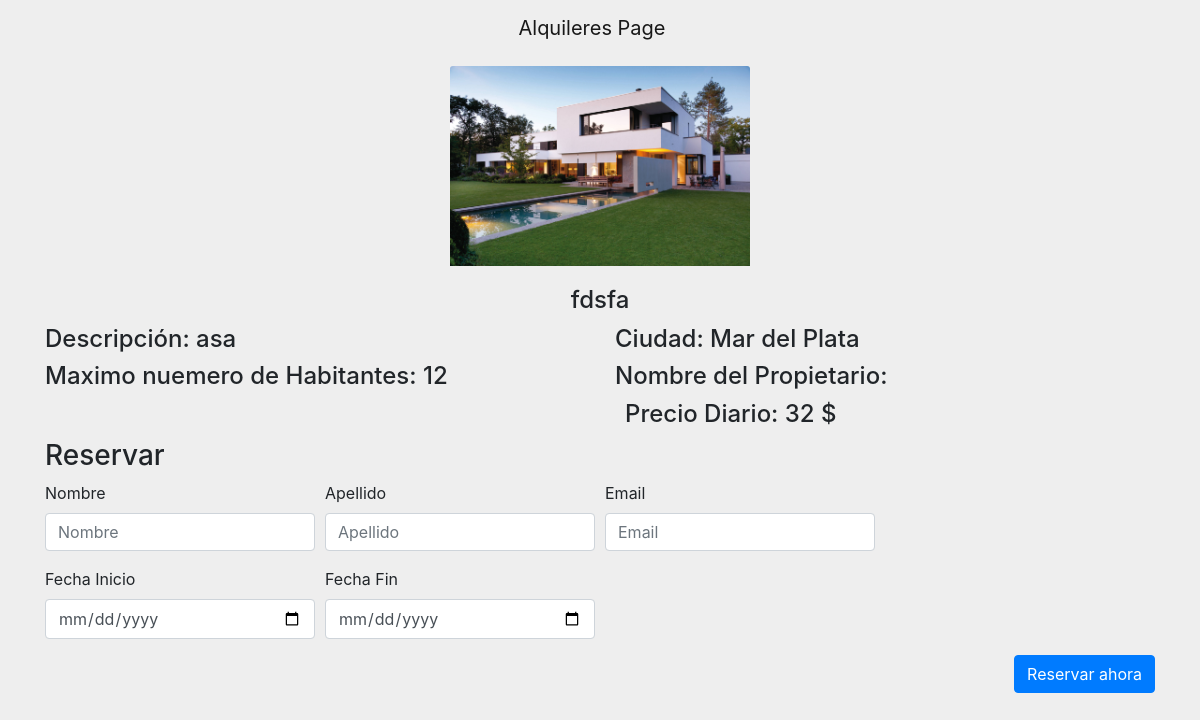
Page /propiedad/1 on the earlier database version.
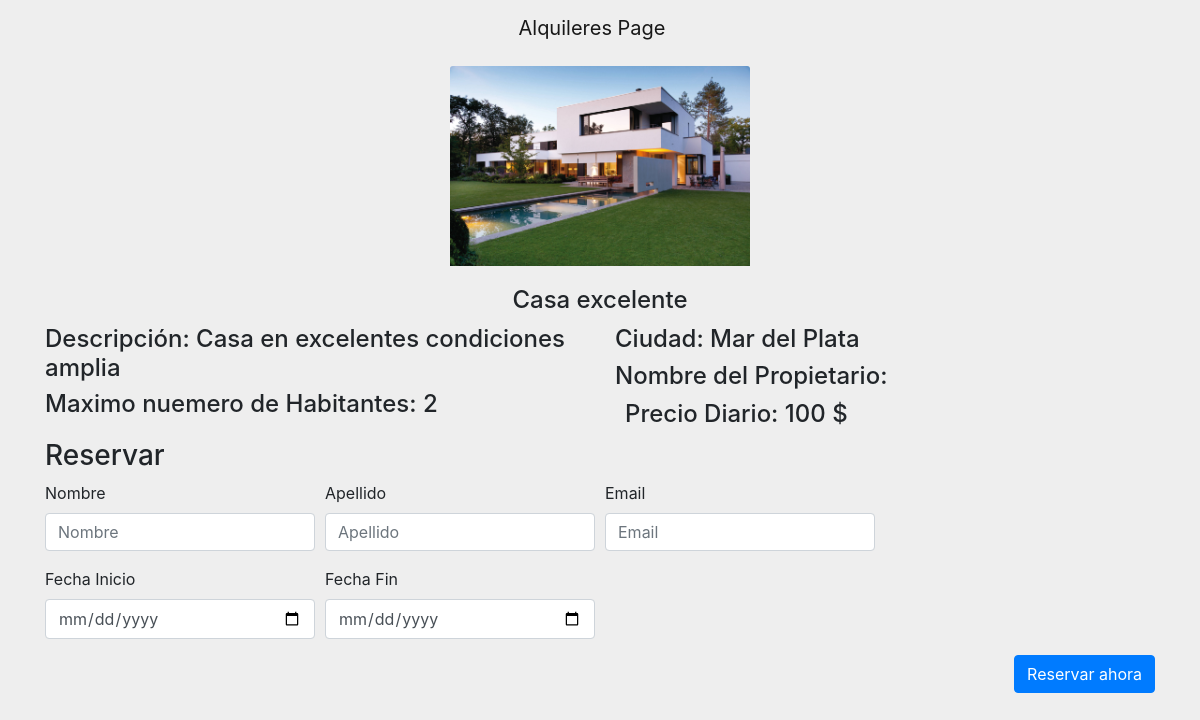
Same page on the later database version.
### alquileres/models.py (models this page shows, shortened)
class Propiedad(models.Model):
    descripcion = models.CharField(max_length=500)
    precioDiario = models.IntegerField()
    imagen = models.ImageField(upload_to='image', max_length=100)
    titulo = models.CharField(max_length=50)
    maximoHabitantes = models.IntegerField()
    ciudad = models.ForeignKey(Ciudad, null=True, blank=True, on_delete=models.CASCADE)
    class Meta:
        verbose_name_plural = "Propiedades"

class Ciudad(models.Model):
    nombre = models.CharField(max_length=200, unique=True)
    class Meta:
        verbose_name_plural = "Ciudades"
    def __str__(self):
        return self.nombre

### alquileres/views.py (the view)
# urls.py: url(r'^propiedad/(?P<propiedadid>\d+)$', detail, name="dpto"),
def detail(request, propiedadid):
    try:
        dpto = Propiedad.objects.get(id=propiedadid)
    except Propiedad.DoesNotExist:
        raise Http404("La propiedad ingresada no existe")
    return render(request, 'alquileres/oneHouse.html', {'dpto': dpto})

### templates/alquileres/oneHouse.html (shortened to what this page needs)
{% extends 'base/base.html' %}
{% block content %}
    <div class="row justify-content-center">
        {% if dpto %}
            <div class="col-mx-auto">
                <img class="card-img-top changeImageSize customMargin" src="{{ dpto.imagen.url }}"
                     alt=" imagen de la propiedad">
            </div>
            </div>
            <div class="row justify-content-center">
                <div class="col-mx-auto">
                    <h4 class="customMargin">{{ dpto.titulo }}</h4>
                </div>
            </div>
            <div class="row justify-content-center">
                <div class="col-md-6">
                    <h4>Descripción: {{ dpto.descripcion }}</h4>
                    <h4>Maximo nuemero de Habitantes: {{ dpto.maximoHabitantes }}</h4>
                </div>
                <div class="col-md-6">
                    <h4>Ciudad: {{ dpto.ciudad }}</h4>
                    <h4>Nombre del Propietario: {{ dpto.usuario }}</h4>
                    <h4 class="customMargin"> Precio Diario: {{ dpto.precioDiario }} $</h4>
                </div>
            </div>
            <h3>Reservar</h3>
            <form action="/alquileres/reservaPropiedad/" method="post">
                    <div class="form-row align-items-center">
                        <div class="form-group col-sm-3">
                            <label for="inputEmail4">Nombre</label>
                            <input type="text" name="nombre" class="form-control mb-2 mb-sm-0" placeholder="Nombre" required>
                        </div>
                        <div class="form-group col-sm-3">
                            <label for="inputEmail4">Apellido</label>
                            <input type="text" name="apellido" class="form-control" placeholder="Apellido" required>
                        </div>
                        <div class="form-group col-sm-3">
                            <label for="inputEmail4">Email</label>
                            <input type="email" name="email" class="form-control" placeholder="Email" required>
                        </div>
                    </div>
					<div class="form-row align-items-center">
						<div class="form-group col-sm-3">
                            <label for="inputEmail4">Fecha Inicio</label>
							<input type="date" name="dateFrom" class="form-control mb-2 mb-sm-0" required>
						</div>
						<div class="form-group col-sm-3">
                            <label for="inputEmail4">Fecha Fin</label>
							<input type="date" name="dateTo" class="form-control" required>
						</div>
					</div>
                    <div class="form-group float-right">
                        <button type="submit" class="btn btn-primary">Reservar ahora</button>
                    </div>
				</form>
			</div>
        {% endif %}
{% endblock %}

Differences in the rows shown:
changed Propiedad "Mar del Plata": titulo "fdsfa" → "Casa excelente"; descripcion "asa" → "Casa en excelentes condiciones amplia"; maximoHabitantes "12" → "2"; precioDiario "32" → "100"
